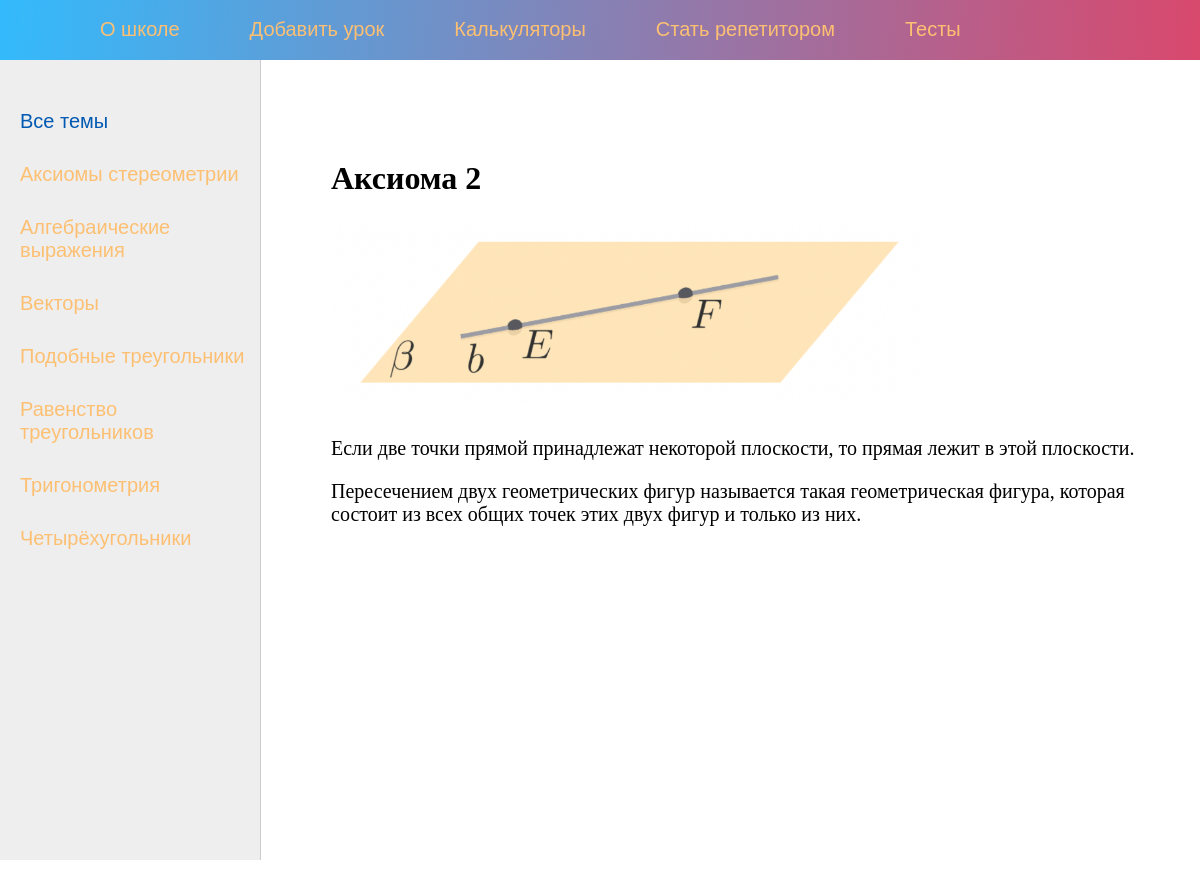
The app's page /post/aksioma2/ (signed in) with its own data.
### lessons/models.py (models this page shows, shortened)
class Category(models.Model):
    name = models.CharField(max_length=100, db_index=True, verbose_name="Категория")
    slug = models.SlugField(max_length=255, unique=True, db_index=True, verbose_name="URL")
    def get_absolute_url(self):
        return reverse('category', kwargs={'cat_slug': self.slug})
    class Meta:
        verbose_name = 'Категория'
        verbose_name_plural = 'Категории'
        ordering = ['id']

class Lessons(models.Model):
    title = models.CharField(max_length=255, verbose_name="Заголовок")
    slug = models.SlugField(max_length=255, unique=True, db_index=True, verbose_name="URL")
    content = models.TextField(blank=True, verbose_name="Текст урока")
    photo = models.ImageField(upload_to="photos/%Y/%m/%d/", verbose_name="Фото")
    time_create = models.DateTimeField(auto_now_add=True, verbose_name="Время создания")
    time_update = models.DateTimeField(auto_now=True, verbose_name="Время изменения")
    is_published = models.BooleanField(default=True, verbose_name="Публикация")
    cat = models.ForeignKey('Category', on_delete=models.PROTECT, verbose_name="Категории")
    def __str__(self):
        return self.title
    class Meta:
        verbose_name = 'Темы'
        verbose_name_plural = 'Темы'
        ordering = ['id']

### lessons/views.py (the view)
class ShowPost(LoginRequiredMixin, DataMixin, DetailView):
    login_url = '/login/'
    redirect_field_name = 'redirect_to'
    model = Lessons
    template_name = 'lessons/post.html'
    slug_url_kwarg = 'post_slug'
    context_object_name = 'post'
    def get_context_data(self, *, object_list=None, **kwargs):
        context = super().get_context_data(**kwargs)
        c_def = self.get_user_context(title=context['post'])
        return dict(list(context.items()) + list(c_def.items()))

### lessons/utils.py (called while the page is built)
    def get_user_context(self, **kwargs):
        context = kwargs
        cats = Category.objects.annotate(Count('lessons'))
        user_menu = menu.copy()
        if not self.request.user.has_perm('lessons.change_lessons'):
            user_menu.pop(1)
        context['menu'] = user_menu
        context['cats'] = cats
        if 'cat_selected' not in context:
            context['cat_selected'] = 0
        return context

### lessons/templates/lessons/post.html
{% extends 'lessons/base.html' %}
{% block content %}
<h1>{{post.title}}</h1>
{% if post.photo %}
<p><img class="img-article-left" src="{{post.photo.url}}"></p>
{% endif %}
<p>{{post.content|linebreaks}}</p>
{% endblock %}

### lessons/templates/lessons/base.html (shortened to what this page needs)
{% load static %}
{% load lessons_tags %}
<!DOCTYPE html>
<html>
<head>
	<link type="text/css" href="{% static 'lessons/css/styles.css' %}" rel="stylesheet" />
</head>
<body>
<table class="table-page" border=0 cellpadding="0" cellspacing="0">
<tr><td valign=top>
{% block mainmenu %}
		<div class="header">
			<ul id="mainmenu" class="mainmenu">
			<li class="logo"><a href="{% url 'home' %}"><div class="logo"></div></a></li>
{% for m in menu %}
			<li><a href="{% url m.url_name %}">{{m.title}}</a></li>
{% endfor %}
				<li><a href="/quizes">Тесты</a></li>
				{% if request.user.is_authenticated %}
				<li class="last"> {{user.username}} | <a href="{% url 'logout' %}">Выйти</a></li>
				{% else %}
				<li class="last"><a href="{% url 'register' %}">Регистрация</a> | <a href="{% url 'login' %}">Войти</a></li>
				{% endif %}
			</ul>
		</div>
{% endblock mainmenu %}
<table class="table-content" border=0 cellpadding="0" cellspacing="0">
<tr>
	<td valign="top" class="left-chapters">
	<ul id="leftchapters">
{% if cat_selected == 0 %}
		<li class="selected">Все темы</li>
{% else %}
		<li><a href="{% url 'home' %}">Все темы</a></li>
{% endif %}
{% for c in cats %}
{% if c.lessons__count > 0 %}
	{% if c.pk == cat_selected %}
		<li class="selected">{{c.name}}</li>
	{% else %}
		<li><a href="{{ c.get_absolute_url }}">{{c.name}}</a></li>
	{% endif %}
{% endif %}
{% endfor %}
	</ul>
</td>
<td valign="top" class="content">
	<div class="content-text">
{% block content %}
{% endblock %}
	</div>
</td></tr></table>
</td></tr>
</table>
</body>
</html>

### lessons/static/lessons/css/styles.css (style rules this page uses)
html, body { font-family: 'Arial'; margin: 0; padding: 0; height: 100%; width: 100%; color: #1e5e33; }
a { color: #0059b2; text-decoration: none; }
img { max-width: 600px; height: auto; }
img.img-article-left { max-width: 600px; height: auto; padding: 0 10px 10px 0; }
.table-page { width: 100%; height: 100%; vertical-align: top; }
.table-page tr { height: 100%; }
.header { background-image: linear-gradient(94.01deg, #31BCFE -1.25%, #8F7BAD 55.18%, #D9486D 100%); height: 60px; }
.logo { background: url('../images/logo.png') no-repeat 10px 5px; width: 70px; height: 60px; }
ul.mainmenu { list-style: none; margin: 0; padding: 0; height: 60px; color: #fdc073; font-size: 20px; overflow: hidden; }
ul.mainmenu li { float: left; margin: 18px 40px 0 30px; }
ul.mainmenu li.logo { margin: 0; }
ul.mainmenu li.last { float: right; }
ul.mainmenu li a { color: #fdc073; text-decoration: none; }
.table-content { width: 100%; min-height: 100%; height: 100%; }
.left-chapters { margin: 0; background: #eee; border-right: 1px solid #ccc; min-height: 100%; }
.left-chapters ul { width: 230px; min-height: 100%; margin: 0; padding: 20px 10px 10px 20px; list-style: none; font-size: 20px; }
.left-chapters ul li { margin: 30px 0 0 0; color: #999; }
.left-chapters ul li.selected { color: #0059b2; }
.left-chapters ul li a { color: #fdc073; text-decoration: none; }
.content { padding: 40px 20px 20px 40px; width: 100%; box-sizing: border-box; }
.content-text { margin: 60px 0 0 30px; color: #000; font-size: 20px; font-family: Yandex Sans Display Light; }
.content-text h1 { font-size: 32px; }
A { text-decoration:none; }

### records on screen
Category: name "Аксиомы стереометрии"
Category: name "Алгебраические выражения"
Category: name "Векторы"
Category: name "Подобные треугольники"
Category: name "Равенство треугольников"
Category: name "Тригонометрия"
Category: name "Четырёхугольники"
Lessons: title "Аксиома 2", photo (picture), content "Если две точки прямой принадлежат некоторой плоскости, то прямая лежит в этой плоскости. Пересечением двух геометрических фигур называется такая геометрическая фигура, которая состоит из всех общих точек этих двух фигур и только из них."

### other values on screen
{{ m.title }} "О школе" "Добавить урок" "Калькуляторы" "Стать репетитором"
